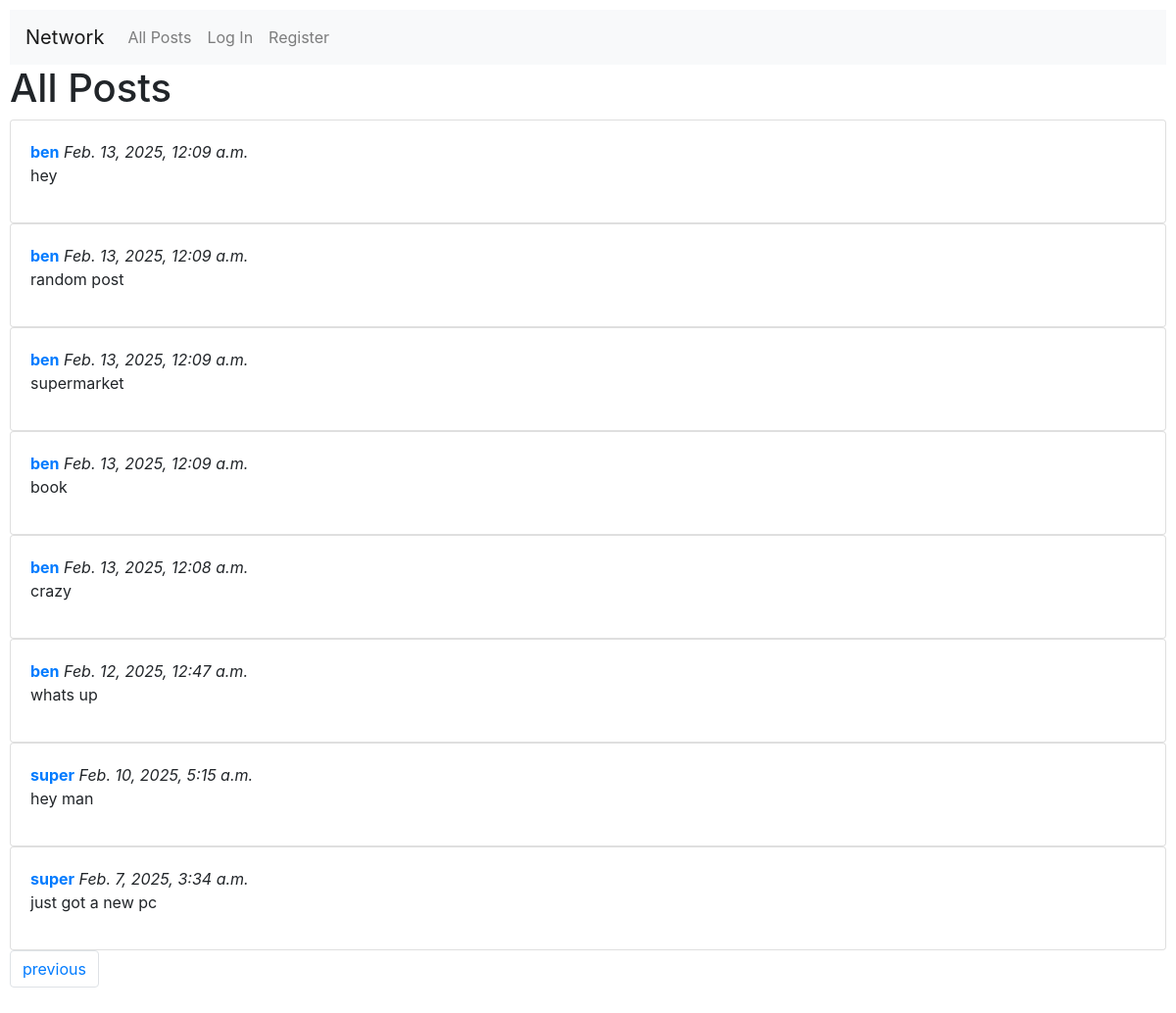
Screenshot of /?page=2 with the database file from the repository.
### network/models.py (models this page shows)
class Post(models.Model):
    user = models.ForeignKey(User, on_delete=models.CASCADE)
    text = models.CharField(max_length=256, blank=False, null=False)
    likes = models.ManyToManyField(User, through="Like", blank=True, related_name="liked_posts")
    timestamp = models.DateTimeField(auto_now_add=True)

class User(AbstractUser):
    user_followers = models.ManyToManyField('Follow')

### network/views.py (the view)
# urls.py: path("", views.index, name="index"),
def index(request):
    posts = Post.objects.order_by('-timestamp').values()
    if request.user.is_authenticated:
        for post in posts:
            post["user"] = User.objects.get(pk=post.get("user_id")).username
            post["likes"] = Post.objects.get(pk=post.get("id")).likes.count()
            post_object = Post.objects.get(pk=post["id"])
            try:
                like = Like.objects.get(
                    user=request.user,
                    post=post_object
                )
            except Like.DoesNotExist:
                post["liked"] = False
            else:
                post["liked"] = True
    else:
        for post in posts:
            post["user"] = User.objects.get(pk=post.get("user_id")).username
            post["likes"] = Post.objects.get(pk=post.get("id")).likes.count()
    paginator = Paginator(posts, 10)
    page_number = request.GET.get("page")
    page_obj = paginator.get_page(page_number)
    return render(request, "network/index.html", {
        "page": page_obj
    })

### network/templates/network/index.html (shortened to what this page needs)
{% extends "network/layout.html" %}
{% block body %}
    <h1>All Posts</h1>
    {% for post in page %}
        <div class="card">
            <div class="card-body" id="post-{{ post.id }}">
                <a href="{% url 'profile' username=post.user %}"><strong>{{ post.user }}</strong></a>
                <i>{{ post.timestamp }}</i>
                {% if user.username == post.user %}
                    <div class="edit" data-text="{{ post.text }}" data-id="{{ post.id }}"></div>
                    ❤️{{ post.likes }}
                {% else %}
                    <p>{{ post.text }}</p>
                {% endif %}
            </div>
        </div>
    {% endfor %}
    <nav>
        <ul class="pagination">
            {% if page.has_previous %}
                <li class="page-item"><a class="page-link" href="?page={{ page.previous_page_number }}">previous</a></li>
            {% endif %}
        </ul>
    </nav>
{% endblock %}

### network/static/network/styles.css (style rules this page uses)
body { padding: 10px; }

### rows the page displays
Post: user "ben", timestamp "Feb. 13, 2025, 12:09 a.m.", text "hey"
Post: user "ben", timestamp "Feb. 13, 2025, 12:09 a.m.", text "random post"
Post: user "ben", timestamp "Feb. 13, 2025, 12:09 a.m.", text "supermarket"
Post: user "ben", timestamp "Feb. 13, 2025, 12:09 a.m.", text "book"
Post: user "ben", timestamp "Feb. 13, 2025, 12:08 a.m.", text "crazy"
Post: user "ben", timestamp "Feb. 12, 2025, 12:47 a.m.", text "whats up"
Post: user "super", timestamp "Feb. 10, 2025, 5:15 a.m.", text "hey man"
Post: user "super", timestamp "Feb. 7, 2025, 3:34 a.m.", text "just got a new pc"
